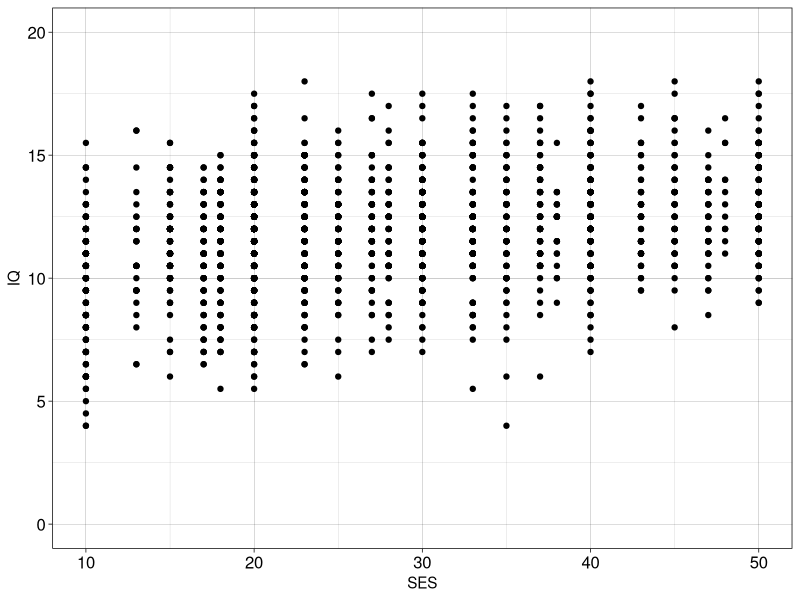
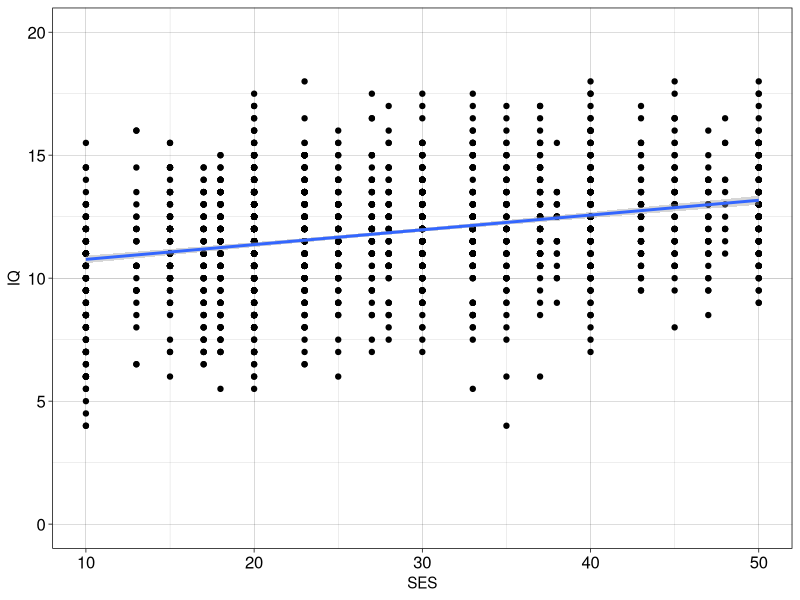

The R source for these figures, in order:
## ---- chunk 1
require(MASS)
require(ggplot2)

ggplot(data = nlschools, aes(x = SES, y = IQ)) +
    geom_point() +
    theme_linedraw() +
    coord_cartesian(ylim = c(0, 20)) +
    theme(axis.text = element_text(size = 12))
## ---- chunk 2
require(MASS)
require(ggplot2)

ggplot(data = nlschools, aes(x = SES, y = IQ)) +
    geom_point() +
    geom_smooth(method = 'lm') +
    theme_linedraw() +
    coord_cartesian(ylim = c(0, 20)) +
    theme(axis.text = element_text(size = 12))
